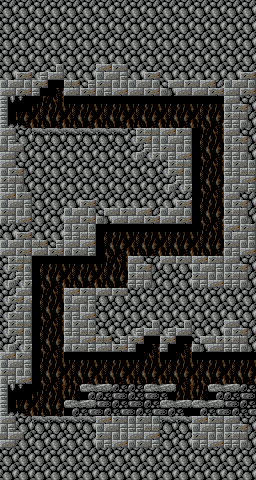

A 2D game scene composited from a Tiled map and its tileset images. What follows is a short description and the map's XML, with each tile layer's data collapsed to a summary:
An orthogonal 32x60 tile map with 8x8 px tiles, 1 tile layer (Tile Layer) and 1 object (1).

<map version="1.2" tiledversion="1.2.4" orientation="orthogonal" renderorder="left-up" width="32" height="60" tilewidth="8" tileheight="8" infinite="0" nextlayerid="5" nextobjectid="6">
 <tileset firstgid="1" source="Bank 2.tsx" />
 <objectgroup id="2" name="Object Layer" locked="1">
  <object id="1" name="ENT1" type="1" x="20" y="403" width="8" height="8">
   <properties>
    <property name="base_sprite" type="int" value="0" />
    <property name="is_initially_lethal" type="bool" value="false" />
    <property name="is_lethal_at_restart" type="bool" value="false" />
    <property name="is_stoping_rick" type="bool" value="false" />
    <property name="is_trigged_by_bomb" type="bool" value="false" />
    <property name="is_trigged_by_bullet" type="bool" value="false" />
    <property name="is_trigged_by_jab" type="bool" value="false" />
    <property name="is_trigged_by_rick" type="bool" value="false" />
    <property name="mark" type="int" value="0" />
    <property name="run_once" type="bool" value="false" />
    <property name="trigger_x" type="int" value="0" />
    <property name="trigger_y" type="int" value="0" />
   </properties>
  </object>
 </objectgroup>
 <layer id="1" name="Tile Layer" width="32" height="60">
  <data>[1920 cells, 1920 non-empty, 44 distinct tile ids]</data>
 </layer>
</map>